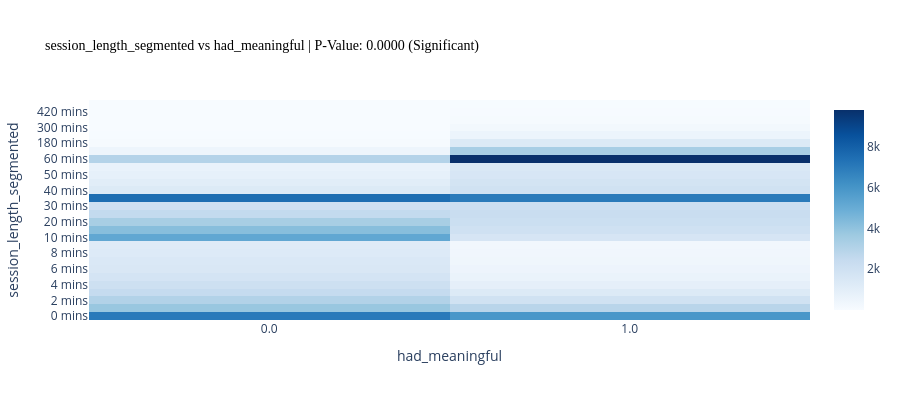

Notebook code for this chart:
### Markdown cell above
## Churn drivers identification

There is a clear correlation and dependency between the target variable (d30) and the study variables (age, session_length, had_meaningful, os, country). 

This dependency is evident in two ways:

1. **Visual evidence from the graphics**: The visualizations show a non-uniform, non-random pattern. When one variable changes, the target variable (d30) clearly moves in response - we can see systematic variations rather than random fluctuations.

2. **Statistical proof through Chi-square tests**: The Chi-square test results prove this dependency is statistically significant (all p-values < 0.05). This confirms that the relationships observed in the graphics are not due to chance, but represent genuine associations between the features and retention at day 30.

### Code cell
# Correlation study: heatmaps
correlation_figs = correlation_study(merged_dataset)

### Figure 1 — Plotly figure (JSON) as saved in the notebook; plotly's stock layout.template omitted (floating-point values rounded to 4 significant figures)
{"data": [{"colorscale": [[0, "rgb(247,251,255)"], [0.125, "rgb(222,235,247)"], [0.25, "rgb(198,219,239)"], [0.375, "rgb(158,202,225)"], [0.5, "rgb(107,174,214)"], [0.625, "rgb(66,146,198)"], [0.75, "rgb(33,113,181)"], [0.875, "rgb(8,81,156)"], [1, "rgb(8,48,107)"]], "type": "heatmap", "x": ["0.0", "1.0"], "y": ["0 mins", "1 mins", "2 mins", "3 mins", "4 mins", "5 mins", "6 mins", "7 mins", "8 mins", "9 mins", "10 mins", "15 mins", "20 mins", "25 mins", "30 mins", "35 mins", "40 mins", "45 mins", "50 mins", "55 mins", "60 mins", "120 mins", "180 mins", "240 mins", "300 mins", "360 mins", "420 mins", "480 mins"], "z": [[7013, 5912], [3802, 2856], [3073, 1928], [2487, 1325], [2080, 886], [1759, 634], [1507, 502], [1447, 405], [1293, 364], [1190, 304], [5202, 1657], [4214, 1972], [3378, 2181], [2561, 2279], [2067, 2151], [7490, 7006], [1338, 1919], [1061, 1790], [835, 1596], [669, 1467], [3001, 9815], [499, 3369], [109, 1342], [39, 525], [13, 245], [2, 102], [1, 50], [1, 32]]}], "layout": {"height": 400, "title": {"font": {"color": "black", "family": "Arial Black", "size": 14}, "text": "session_length_segmented vs had_meaningful | P-Value: 0.0000 (Significant)"}, "xaxis": {"title": {"text": "had_meaningful"}}, "yaxis": {"title": {"text": "session_length_segmented"}}}}
